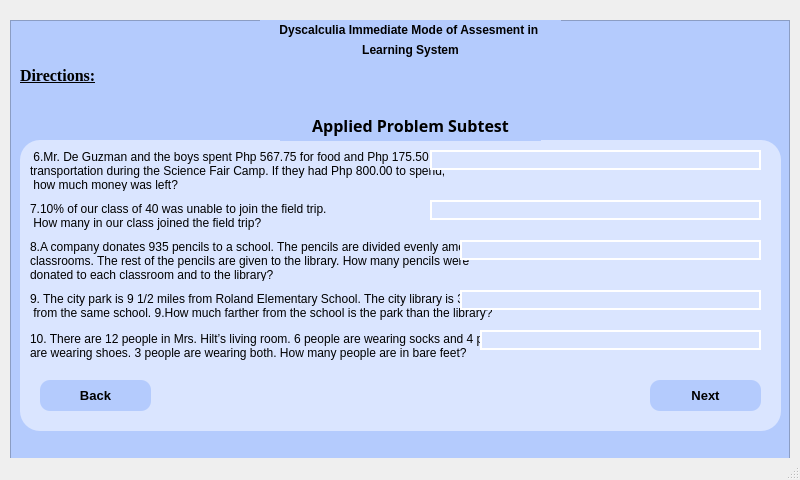
<?xml version="1.0" encoding="UTF-8"?>
<ui version="4.0">
 <class>MainWindow</class>
 <widget class="QMainWindow" name="MainWindow">
  <property name="geometry">
   <rect>
    <x>0</x>
    <y>0</y>
    <width>800</width>
    <height>480</height>
   </rect>
  </property>
  <property name="windowTitle">
   <string>MainWindow</string>
  </property>
  <widget class="QWidget" name="centralwidget">
   <widget class="QFrame" name="frame">
    <property name="geometry">
     <rect>
      <x>10</x>
      <y>20</y>
      <width>780</width>
      <height>480</height>
     </rect>
    </property>
    <property name="styleSheet">
     <string notr="true">background-color: rgb(180, 203, 253);</string>
    </property>
    <property name="frameShape">
     <enum>QFrame::StyledPanel</enum>
    </property>
    <property name="frameShadow">
     <enum>QFrame::Raised</enum>
    </property>
    <widget class="QLabel" name="label">
     <property name="geometry">
      <rect>
       <x>250</x>
       <y>0</y>
       <width>301</width>
       <height>20</height>
      </rect>
     </property>
     <property name="font">
      <font>
       <weight>75</weight>
       <bold>true</bold>
       <underline>false</underline>
      </font>
     </property>
     <property name="text">
      <string>Dyscalculia Immediate Mode of Assesment in </string>
     </property>
     <property name="alignment">
      <set>Qt::AlignCenter</set>
     </property>
     <property name="wordWrap">
      <bool>false</bool>
     </property>
    </widget>
    <widget class="QLabel" name="label_2">
     <property name="geometry">
      <rect>
       <x>250</x>
       <y>20</y>
       <width>301</width>
       <height>20</height>
      </rect>
     </property>
     <property name="font">
      <font>
       <weight>75</weight>
       <bold>true</bold>
       <underline>false</underline>
      </font>
     </property>
     <property name="text">
      <string>Learning System</string>
     </property>
     <property name="alignment">
      <set>Qt::AlignCenter</set>
     </property>
     <property name="wordWrap">
      <bool>false</bool>
     </property>
    </widget>
    <widget class="QLabel" name="label_3">
     <property name="geometry">
      <rect>
       <x>10</x>
       <y>40</y>
       <width>91</width>
       <height>31</height>
      </rect>
     </property>
     <property name="font">
      <font>
       <family>Times New Roman</family>
       <pointsize>12</pointsize>
       <weight>75</weight>
       <bold>true</bold>
       <underline>true</underline>
      </font>
     </property>
     <property name="mouseTracking">
      <bool>false</bool>
     </property>
     <property name="text">
      <string>Directions:</string>
     </property>
    </widget>
    <widget class="QFrame" name="frame_2">
     <property name="geometry">
      <rect>
       <x>10</x>
       <y>120</y>
       <width>761</width>
       <height>291</height>
      </rect>
     </property>
     <property name="styleSheet">
      <string notr="true">background-color: rgb(218, 229, 255);
border-radius: 20px;</string>
     </property>
     <property name="frameShape">
      <enum>QFrame::StyledPanel</enum>
     </property>
     <property name="frameShadow">
      <enum>QFrame::Raised</enum>
     </property>
     <widget class="QLabel" name="label_5">
      <property name="geometry">
       <rect>
        <x>10</x>
        <y>10</y>
        <width>741</width>
        <height>41</height>
       </rect>
      </property>
      <property name="text">
       <string> 6.Mr. De Guzman and the boys spent Php 567.75 for food and Php 175.50 for 
transportation during the Science Fair Camp. If they had Php 800.00 to spend,
 how much money was left?</string>
      </property>
     </widget>
     <widget class="QLabel" name="label_6">
      <property name="geometry">
       <rect>
        <x>10</x>
        <y>60</y>
        <width>741</width>
        <height>31</height>
       </rect>
      </property>
      <property name="text">
       <string>7.10% of our class of 40 was unable to join the field trip.
 How many in our class joined the field trip?</string>
      </property>
     </widget>
     <widget class="QLabel" name="label_7">
      <property name="geometry">
       <rect>
        <x>10</x>
        <y>100</y>
        <width>741</width>
        <height>41</height>
       </rect>
      </property>
      <property name="text">
       <string>8.A company donates 935 pencils to a school. The pencils are divided evenly among 9 
classrooms. The rest of the pencils are given to the library. How many pencils were 
donated to each classroom and to the library?</string>
      </property>
     </widget>
     <widget class="QLabel" name="label_8">
      <property name="geometry">
       <rect>
        <x>10</x>
        <y>150</y>
        <width>741</width>
        <height>31</height>
       </rect>
      </property>
      <property name="text">
       <string>9. The city park is 9 1/2 miles from Roland Elementary School. The city library is 3 3/10 
 from the same school. 9.How much farther from the school is the park than the library? </string>
      </property>
     </widget>
     <widget class="QLabel" name="label_9">
      <property name="geometry">
       <rect>
        <x>10</x>
        <y>180</y>
        <width>741</width>
        <height>51</height>
       </rect>
      </property>
      <property name="text">
       <string>10. There are 12 people in Mrs. Hilt’s living room. 6 people are wearing socks and 4 people 
are wearing shoes. 3 people are wearing both. How many people are in bare feet? </string>
      </property>
     </widget>
     <widget class="QPushButton" name="pushButton">
      <property name="geometry">
       <rect>
        <x>20</x>
        <y>240</y>
        <width>111</width>
        <height>31</height>
       </rect>
      </property>
      <property name="font">
       <font>
        <pointsize>10</pointsize>
        <weight>75</weight>
        <bold>true</bold>
       </font>
      </property>
      <property name="cursor">
       <cursorShape>PointingHandCursor</cursorShape>
      </property>
      <property name="styleSheet">
       <string notr="true">background-color: rgb(180, 203, 253);
border-radius: 10px;</string>
      </property>
      <property name="text">
       <string>Back</string>
      </property>
     </widget>
     <widget class="QPushButton" name="pushButton_2">
      <property name="geometry">
       <rect>
        <x>630</x>
        <y>240</y>
        <width>111</width>
        <height>31</height>
       </rect>
      </property>
      <property name="font">
       <font>
        <pointsize>10</pointsize>
        <weight>75</weight>
        <bold>true</bold>
        <kerning>true</kerning>
       </font>
      </property>
      <property name="cursor">
       <cursorShape>PointingHandCursor</cursorShape>
      </property>
      <property name="acceptDrops">
       <bool>false</bool>
      </property>
      <property name="styleSheet">
       <string notr="true">background-color: rgb(180, 203, 253);
border-radius: 10px;</string>
      </property>
      <property name="text">
       <string>Next</string>
      </property>
      <property name="autoDefault">
       <bool>false</bool>
      </property>
     </widget>
     <widget class="QLineEdit" name="lineEdit">
      <property name="geometry">
       <rect>
        <x>410</x>
        <y>10</y>
        <width>331</width>
        <height>20</height>
       </rect>
      </property>
      <property name="styleSheet">
       <string notr="true">QLineEdit {
	border: 2px solid #FFFFFF;
}

QLineEdit:focus{
	border: 2px solid #000000
}</string>
      </property>
     </widget>
     <widget class="QLineEdit" name="lineEdit_2">
      <property name="geometry">
       <rect>
        <x>410</x>
        <y>60</y>
        <width>331</width>
        <height>20</height>
       </rect>
      </property>
      <property name="styleSheet">
       <string notr="true">QLineEdit {
	border: 2px solid #FFFFFF;
}

QLineEdit:focus{
	border: 2px solid #000000
}</string>
      </property>
     </widget>
     <widget class="QLineEdit" name="lineEdit_3">
      <property name="geometry">
       <rect>
        <x>440</x>
        <y>100</y>
        <width>301</width>
        <height>20</height>
       </rect>
      </property>
      <property name="styleSheet">
       <string notr="true">QLineEdit {
	border: 2px solid #FFFFFF;
}

QLineEdit:focus{
	border: 2px solid #000000
}</string>
      </property>
     </widget>
     <widget class="QLineEdit" name="lineEdit_4">
      <property name="geometry">
       <rect>
        <x>440</x>
        <y>150</y>
        <width>301</width>
        <height>20</height>
       </rect>
      </property>
      <property name="styleSheet">
       <string notr="true">QLineEdit {
	border: 2px solid #FFFFFF;
}

QLineEdit:focus{
	border: 2px solid #000000
}</string>
      </property>
     </widget>
     <widget class="QLineEdit" name="lineEdit_5">
      <property name="geometry">
       <rect>
        <x>460</x>
        <y>190</y>
        <width>281</width>
        <height>20</height>
       </rect>
      </property>
      <property name="styleSheet">
       <string notr="true">QLineEdit {
	border: 2px solid #FFFFFF;
}

QLineEdit:focus{
	border: 2px solid #000000
}</string>
      </property>
     </widget>
    </widget>
    <widget class="QLabel" name="label_4">
     <property name="geometry">
      <rect>
       <x>270</x>
       <y>90</y>
       <width>261</width>
       <height>31</height>
      </rect>
     </property>
     <property name="font">
      <font>
       <family>Baskerville Old Face</family>
       <pointsize>12</pointsize>
       <weight>75</weight>
       <bold>true</bold>
       <underline>false</underline>
      </font>
     </property>
     <property name="mouseTracking">
      <bool>false</bool>
     </property>
     <property name="text">
      <string>Applied Problem Subtest</string>
     </property>
     <property name="alignment">
      <set>Qt::AlignCenter</set>
     </property>
    </widget>
   </widget>
  </widget>
  <widget class="QMenuBar" name="menubar">
   <property name="geometry">
    <rect>
     <x>0</x>
     <y>0</y>
     <width>800</width>
     <height>21</height>
    </rect>
   </property>
  </widget>
  <widget class="QStatusBar" name="statusbar"/>
 </widget>
 <resources/>
 <connections/>
</ui>
